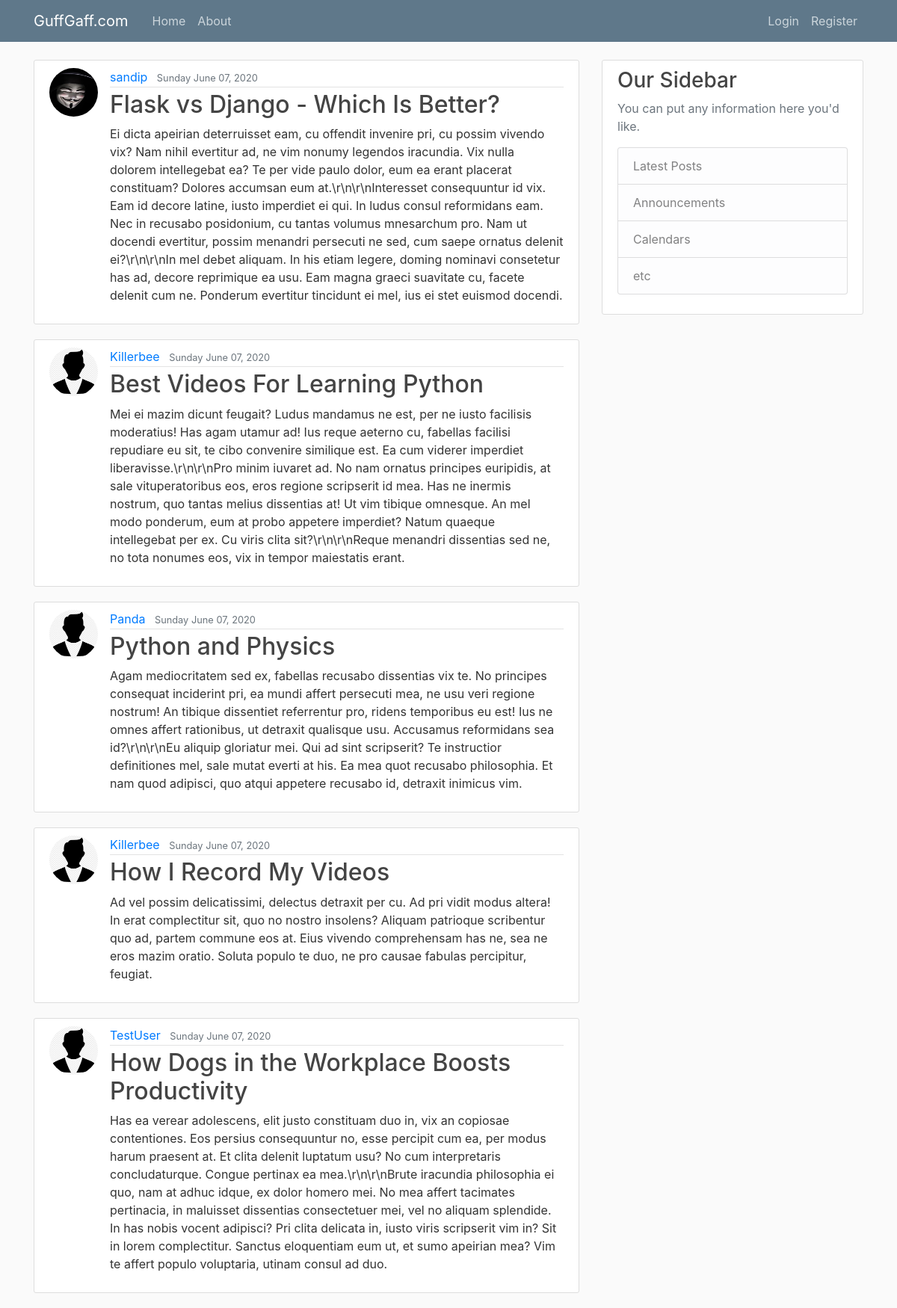
The page / on the database its author committed.
### blog/models.py (models this page shows, shortened)
class Post(models.Model):
    title = models.CharField(max_length=50)
    content = models.TextField()
    posted_date = models.DateTimeField(default=timezone.now)
    author = models.ForeignKey(User, on_delete=models.CASCADE)

### users/models.py (models this page shows, shortened)
class Profile(models.Model):
    user = models.OneToOneField(User, on_delete=models.CASCADE)
    image = models.ImageField(default='default.jpg', upload_to='profile_pics')

### blog/views.py (the view)
# urls.py: path('', PostListView.as_view(), name='blog-home'),
class PostListView(ListView):
    model = Post
    template_name = 'blog/home.html' #<app>/<model>_<viewtype>.html
    context_object_name = 'posts'
    ordering = ['-posted_date']
    paginate_by = 5

### blog/templates/blog/home.html
{% extends "blog/base.html" %}
{% block content %}
        {% for post in posts %}
            <article class="media content-section">
                <image class="rounded-circle article-img" src="{{ post.author.profile.image.url }}">
                <div class="media-body">
                <div class="article-metadata">
                    <a class="mr-2" href="#">{{ post.author }}</a>
                    <small class="text-muted">{{ post.posted_date|date:"l F d, Y" }}</small>
                </div>
                <h2><a class="article-title" href="{% url 'post-detail' post.id %}">{{ post.title }}</a></h2>
                <p class="article-content">{{ post.content }}</p>
                </div>
            </article>
        {% endfor %}
{% endblock content %}

### blog/static/blog/main.css (style rules this page uses)
body { background: #fafafa; color: #333333; margin-top: 5rem; }
h1, h2, h3, h4, h5, h6 { color: #444444; }
.content-section { background: #ffffff; padding: 10px 20px; border: 1px solid #dddddd; border-radius: 3px; margin-bottom: 20px; }
.article-title { color: #444444; }
.article-content { white-space: pre-line; }
.article-img { height: 65px; width: 65px; margin-right: 16px; }
.article-metadata { padding-bottom: 1px; margin-bottom: 4px; border-bottom: 1px solid #e3e3e3 }

### rows shown on the page
Post: author.profile.image (picture), author "sandip", posted_date "Sunday June 07, 2020", title "Flask vs Django - Which Is Better?", content "Ei dicta apeirian deterruisset eam, cu offendit invenire pri, cu possim vivendo vix? Nam nihil evertitur ad, ne vim nonumy legendos iracundia. Vix nulla dolorem intellegebat ea? Te per vide paulo dolor, eum ea erant placerat constituam? Dolores accumsan eum at.\\r\\n\\r\\nInteresset consequuntur id vix. Eam id decore latine, iusto imperdiet ei qui. In ludus consul reformidans eam. Nec in recusabo posidonium, cu tantas volumus mnesarchum pro. Nam ut docendi evertitur, possim menandri persecuti ne sed, cum saepe ornatus delenit ei?\\r\\n\\r\\nIn mel debet aliquam. In his etiam legere, doming nominavi consetetur has ad, decore reprimique ea usu. Eam magna graeci suavitate cu, facete delenit cum ne.…"
Post: author.profile.image (placeholder picture), author "Killerbee", posted_date "Sunday June 07, 2020", title "Best Videos For Learning Python", content "Mei ei mazim dicunt feugait? Ludus mandamus ne est, per ne iusto facilisis moderatius! Has agam utamur ad! Ius reque aeterno cu, fabellas facilisi repudiare eu sit, te cibo convenire similique est. Ea cum viderer imperdiet liberavisse.\\r\\n\\r\\nPro minim iuvaret ad. No nam ornatus principes euripidis, at sale vituperatoribus eos, eros regione scripserit id mea. Has ne inermis nostrum, quo tantas melius dissentias at! Ut vim tibique omnesque. An mel modo ponderum, eum at probo appetere imperdiet? Natum quaeque intellegebat per ex. Cu viris clita sit?\\r\\n\\r\\nReque menandri dissentias sed ne, no tota nonumes eos, vix in tempor maiestatis erant."
Post: author.profile.image (placeholder picture), author "Panda", posted_date "Sunday June 07, 2020", title "Python and Physics", content "Agam mediocritatem sed ex, fabellas recusabo dissentias vix te. No principes consequat inciderint pri, ea mundi affert persecuti mea, ne usu veri regione nostrum! An tibique dissentiet referrentur pro, ridens temporibus eu est! Ius ne omnes affert rationibus, ut detraxit qualisque usu. Accusamus reformidans sea id?\\r\\n\\r\\nEu aliquip gloriatur mei. Qui ad sint scripserit? Te instructior definitiones mel, sale mutat everti at his. Ea mea quot recusabo philosophia. Et nam quod adipisci, quo atqui appetere recusabo id, detraxit inimicus vim."
Post: author.profile.image (placeholder picture), author "Killerbee", posted_date "Sunday June 07, 2020", title "How I Record My Videos", content "Ad vel possim delicatissimi, delectus detraxit per cu. Ad pri vidit modus altera! In erat complectitur sit, quo no nostro insolens? Aliquam patrioque scribentur quo ad, partem commune eos at. Eius vivendo comprehensam has ne, sea ne eros mazim oratio. Soluta populo te duo, ne pro causae fabulas percipitur, feugiat."
Post: author.profile.image (placeholder picture), author "TestUser", posted_date "Sunday June 07, 2020", title "How Dogs in the Workplace Boosts Productivity", content "Has ea verear adolescens, elit justo constituam duo in, vix an copiosae contentiones. Eos persius consequuntur no, esse percipit cum ea, per modus harum praesent at. Et clita delenit luptatum usu? No cum interpretaris concludaturque. Congue pertinax ea mea.\\r\\n\\r\\nBrute iracundia philosophia ei quo, nam at adhuc idque, ex dolor homero mei. No mea affert tacimates pertinacia, in maluisset dissentias consectetuer mei, vel no aliquam splendide. In has nobis vocent adipisci? Pri clita delicata in, iusto viris scripserit vim in? Sit in lorem complectitur. Sanctus eloquentiam eum ut, et sumo apeirian mea? Vim te affert populo voluptaria, utinam consul ad duo."
